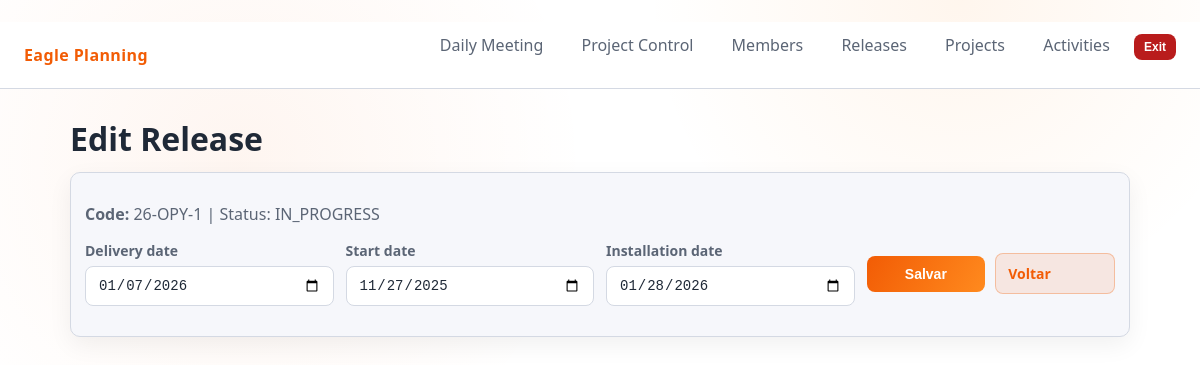
Screenshot of /releases/2/edit with the database file from the repository.
### eagle_pm/app/models.py (models this page shows)
class Release(Base):
    __tablename__ = "release"
    id = Column(Integer, primary_key=True)
    release_code = Column(String(64), nullable=False, unique=True)
    status_code = Column(String(3), ForeignKey("index_release_status.code"), nullable=False)
    delivery_date = Column(Date, nullable=False)
    start_date = Column(Date, nullable=False)
    installation_date = Column(Date, nullable=False)
    created_at = Column(DateTime, default=utcnow, nullable=False)
    updated_at = Column(DateTime, default=utcnow, onupdate=utcnow, nullable=False)
    status = relationship("IndexReleaseStatus")
    links = relationship("ReleaseLink", back_populates="release", cascade="all, delete-orphan")
    __table_args__ = (Index("idx_release_status", "status_code"),)

class IndexReleaseStatus(Base):
    __tablename__ = "index_release_status"
    code = Column(String(3), primary_key=True)
    name = Column(String(32), nullable=False)

### eagle_pm/app/routes.py (the view)
@router.get("/releases/{release_id}/edit")
def edit_release(request: Request, release_id: int, session: Session = Depends(get_session)):
    rel = crud.get_release(session, release_id)
    if not rel:
        raise HTTPException(status_code=404, detail="Release not found")
    status_options = crud.get_index_options(session, models.IndexReleaseStatus)
    return templates.TemplateResponse(
        "release_edit.html",
        {
            "request": request,
            "title": "Edit Release",
            "release": rel,
            "status_options": status_options,
        },
    )

### eagle_pm/app/templates/release_edit.html (shortened to what this page needs)
{% extends "base.html" %}
{% block content %}
  <h1>Edit Release</h1>
  <div class="panel">
    <p><strong>Code:</strong> {{ release.release_code }} | Status: {{ release.status.name if release.status else release.status_code }}</p>
    <form method="post" action="/releases/{{ release.id }}/edit" class="form-grid">
      <label>Delivery date<input type="date" name="delivery_date" value="{{ release.delivery_date }}" required {% if release.status_code == "003" %}disabled{% endif %}/></label>
      <label>Start date<input type="date" name="start_date" value="{{ release.start_date }}" required {% if release.status_code == "003" %}disabled{% endif %}/></label>
      <label>Installation date<input type="date" name="installation_date" value="{{ release.installation_date }}" required {% if release.status_code == "003" %}disabled{% endif %}/></label>
      <div class="actions">
        {% if release.status_code != "003" %}
          <button type="submit">Salvar</button>
        {% endif %}
        <a class="btn secondary" href="/releases">Voltar</a>
      </div>
    </form>
  </div>
{% endblock %}

### eagle_pm/app/static/app.css (style rules this page uses)
* { box-sizing: border-box; }
body { margin: 0; font-family: "Segoe UI", "Inter", system-ui, -apple-system, sans-serif; background: radial-gradient(circle at 20% 20%, rgba(242,92,5,0.06), transparent 30%), radial-gradient(circle at 80% 0%, rgba(255,138,30,0.08), transparent 25%), var(--bg); color: var(--text); }
a { text-decoration: none; }
h1 { margin: 0 0 12px 0; }
p { color: var(--muted); }
.panel { background: var(--panel); border: 1px solid var(--border); border-radius: var(--radius); padding: var(--space); margin-bottom: 16px; box-shadow: 0 8px 24px rgba(0,0,0,0.06); }
.form-grid { display: grid; grid-template-columns: repeat(auto-fit, minmax(220px, 1fr)); gap: 12px; }
label { color: var(--muted); font-size: 14px; font-weight: 700; }
input, select, button, .btn { border-radius: 8px; border: 1px solid var(--border); background: #ffffff; color: var(--text); padding: 10px 12px; font-size: 14px; width: 100%; }
.form-grid label, .form-inline label { display: flex; flex-direction: column; align-items: flex-start; gap: 6px; }
button, .btn { background: linear-gradient(120deg, var(--accent), var(--accent-2)); color: #ffffff; font-weight: 700; border: none; cursor: pointer; }
.btn.secondary { background: rgba(242,92,5,0.1); color: var(--accent); border: 1px solid rgba(242,92,5,0.3); }
.actions { display: flex; gap: 10px; align-items: center; }

### rows the page displays
Release: release_code "26-OPY-1", delivery_date "01/07/2026", start_date "11/27/2025", installation_date "01/28/2026"
IndexReleaseStatus: status "IN_PROGRESS"
